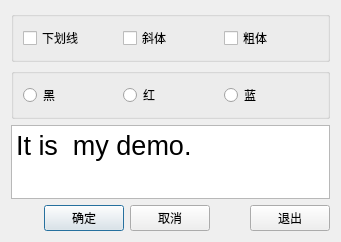
<?xml version="1.0" encoding="UTF-8"?>
<ui version="4.0">
 <class>QWDialog</class>
 <widget class="QDialog" name="QWDialog">
  <property name="geometry">
   <rect>
    <x>0</x>
    <y>0</y>
    <width>341</width>
    <height>242</height>
   </rect>
  </property>
  <property name="windowTitle">
   <string>QDialog By Designer</string>
  </property>
  <layout class="QVBoxLayout" name="verticalLayout">
   <item>
    <widget class="QGroupBox" name="groupBox">
     <property name="title">
      <string/>
     </property>
     <layout class="QHBoxLayout" name="horizontalLayout">
      <item>
       <widget class="QCheckBox" name="chkBoxUnder">
        <property name="text">
         <string>下划线</string>
        </property>
       </widget>
      </item>
      <item>
       <widget class="QCheckBox" name="chkBoxItalic">
        <property name="text">
         <string>斜体</string>
        </property>
       </widget>
      </item>
      <item>
       <widget class="QCheckBox" name="chkBoxBold">
        <property name="text">
         <string>粗体</string>
        </property>
       </widget>
      </item>
     </layout>
    </widget>
   </item>
   <item>
    <widget class="QGroupBox" name="groupBox_2">
     <property name="title">
      <string/>
     </property>
     <layout class="QHBoxLayout" name="horizontalLayout_2">
      <item>
       <widget class="QRadioButton" name="rBtnBlack">
        <property name="text">
         <string>黑</string>
        </property>
       </widget>
      </item>
      <item>
       <widget class="QRadioButton" name="rBtnRed">
        <property name="text">
         <string>红</string>
        </property>
       </widget>
      </item>
      <item>
       <widget class="QRadioButton" name="rBtnBlue">
        <property name="text">
         <string>蓝</string>
        </property>
       </widget>
      </item>
     </layout>
    </widget>
   </item>
   <item>
    <widget class="QPlainTextEdit" name="txtEdit">
     <property name="font">
      <font>
       <pointsize>20</pointsize>
      </font>
     </property>
     <property name="plainText">
      <string>It is  my demo.</string>
     </property>
    </widget>
   </item>
   <item>
    <layout class="QHBoxLayout" name="horizontalLayout_3">
     <item>
      <spacer name="horizontalSpacer">
       <property name="orientation">
        <enum>Qt::Horizontal</enum>
       </property>
       <property name="sizeHint" stdset="0">
        <size>
         <width>40</width>
         <height>20</height>
        </size>
       </property>
      </spacer>
     </item>
     <item>
      <widget class="QPushButton" name="btnOK">
       <property name="text">
        <string>确定</string>
       </property>
      </widget>
     </item>
     <item>
      <widget class="QPushButton" name="btnCannel">
       <property name="text">
        <string>取消</string>
       </property>
      </widget>
     </item>
     <item>
      <spacer name="horizontalSpacer_2">
       <property name="orientation">
        <enum>Qt::Horizontal</enum>
       </property>
       <property name="sizeHint" stdset="0">
        <size>
         <width>40</width>
         <height>20</height>
        </size>
       </property>
      </spacer>
     </item>
     <item>
      <widget class="QPushButton" name="btnClose">
       <property name="text">
        <string>退出</string>
       </property>
      </widget>
     </item>
    </layout>
   </item>
  </layout>
 </widget>
 <resources/>
 <connections>
  <connection>
   <sender>btnOK</sender>
   <signal>clicked()</signal>
   <receiver>QWDialog</receiver>
   <slot>accept()</slot>
   <hints>
    <hint type="sourcelabel">
     <x>84</x>
     <y>223</y>
    </hint>
    <hint type="destinationlabel">
     <x>231</x>
     <y>217</y>
    </hint>
   </hints>
  </connection>
  <connection>
   <sender>btnCannel</sender>
   <signal>clicked()</signal>
   <receiver>QWDialog</receiver>
   <slot>reject()</slot>
   <hints>
    <hint type="sourcelabel">
     <x>172</x>
     <y>231</y>
    </hint>
    <hint type="destinationlabel">
     <x>252</x>
     <y>238</y>
    </hint>
   </hints>
  </connection>
  <connection>
   <sender>btnClose</sender>
   <signal>clicked()</signal>
   <receiver>QWDialog</receiver>
   <slot>close()</slot>
   <hints>
    <hint type="sourcelabel">
     <x>311</x>
     <y>223</y>
    </hint>
    <hint type="destinationlabel">
     <x>335</x>
     <y>193</y>
    </hint>
   </hints>
  </connection>
 </connections>
</ui>
